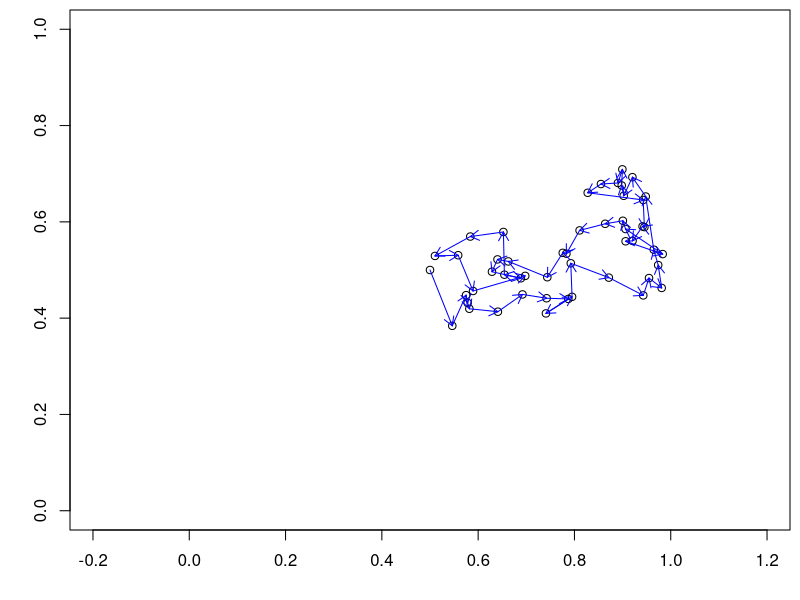
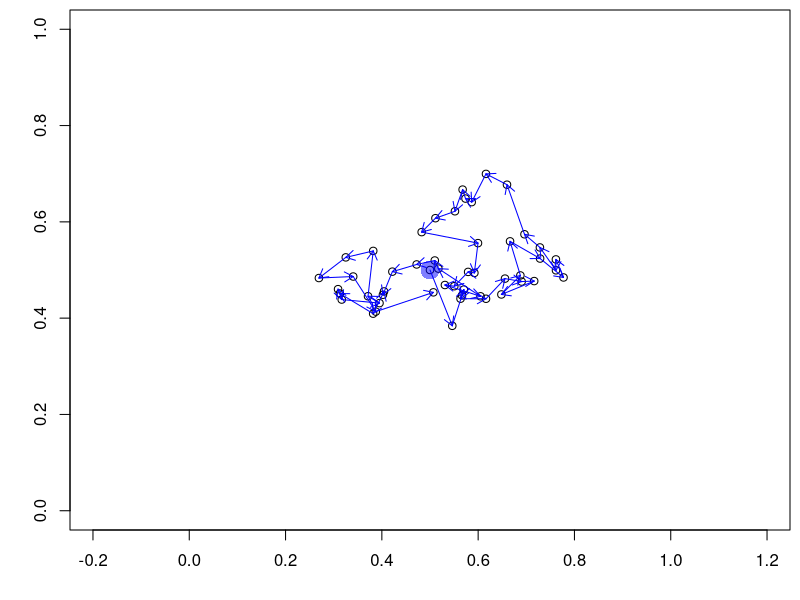
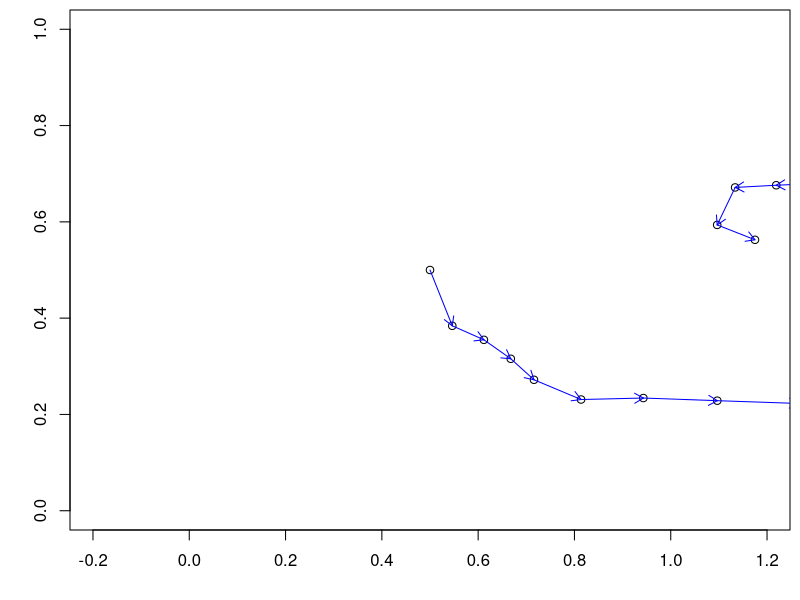

Source code (R) for these figures, in order:
## ---- chunk 1
#| label: rw-simple
#| attr-source: 'style="font-size: 0.85em;"'

set.seed(4887730)
T <- 50
u <- matrix(NA, nrow=T, ncol=2)
u[1,] <- c(0.5,0.5)
for(t in 2:T) {
  epsilon <- rnorm(n=2, mean=c(0,0), sd=0.05)
  u[t,] <- u[t-1,] + epsilon
  ## Equivalent to two lines above
  ## u[t,] <- rnorm(n=2, mean=u[t-1,], sd=0.05)  
}
## ---- chunk 2
#| label: fig-rw-simple
#| attr-source: 'style="font-size: 0.85em;"'
#| fig-width: 7
#| fig-height: 7
#| fig.show: hide

par(mai=c(0.7,0.7,0.1,0.1))
plot(u, asp=1, xlim=c(0,1), ylim=c(0,1),
     xlab="", ylab="")
arrows(u[1:49,1], u[1:49,2],
       u[2:50,1], u[2:50,2], length=0.1,
       col="blue")

## ---- chunk 3
#| label: brw-simple
#| attr-source: 'style="font-size: 0.85em;"'

set.seed(4887730)
T <- 50
u <- matrix(NA, nrow=T, ncol=2)
u[1,] <- c(0.5,0.5)
s <- c(0.5,0.5)
rho <- 0.1           ## Bias towards activity center
B <- diag(rho,2)
for(t in 2:T) {
  epsilon <- rnorm(n=2, mean=c(0,0), sd=0.05)
  u[t,] <- u[t-1,] + B%*%(s-u[t-1,]) + epsilon
}
## ---- chunk 4
#| label: fig-brw-simple
#| attr-source: 'style="font-size: 0.85em;"'
#| fig-width: 7
#| fig-height: 7
#| fig.show: hide

##| output-location: column
par(mai=c(0.7,0.7,0.1,0.1))
plot(u, asp=1, xlim=c(0,1), ylim=c(0,1),
     xlab="", ylab="")
points(s[1], s[2], pch=16, col=rgb(0,0,1,0.5), cex=2.5)
arrows(u[1:49,1], u[1:49,2],
       u[2:50,1], u[2:50,2], length=0.1,
       col="blue")

## ---- chunk 5
#| label: fig-crw-simple
#| attr-source: 'style="font-size: 0.85em;"'
#| fig-width: 7
#| fig-height: 7
#| output-location: column

set.seed(4887730)
T <- 50
u <- matrix(NA, nrow=T, ncol=2)
u[1,] <- c(0.5,0.5)
u[2,] <- rnorm(2, u[1,], sd=0.05)
gamma <- 0.8      ## Damping of correlated walk
theta <- 0        ## Correlation (-pi,pi)
R <- gamma*matrix(c(cos(theta),sin(theta),-sin(theta),cos(theta)),
                  nrow=2, ncol=2)
for(t in 3:T) {
  epsilon <- rnorm(n=2, mean=c(0,0), sd=0.05)
  u[t,] <- u[t-1,] + R%*%(u[t-1,]-u[t-2,]) + epsilon
}
par(mai=c(0.7,0.7,0.1,0.1))
plot(u, asp=1, xlim=c(0,1), ylim=c(0,1),
     xlab="", ylab="")
arrows(u[1:49,1], u[1:49,2],
       u[2:50,1], u[2:50,2], length=0.1,
       col="blue")
